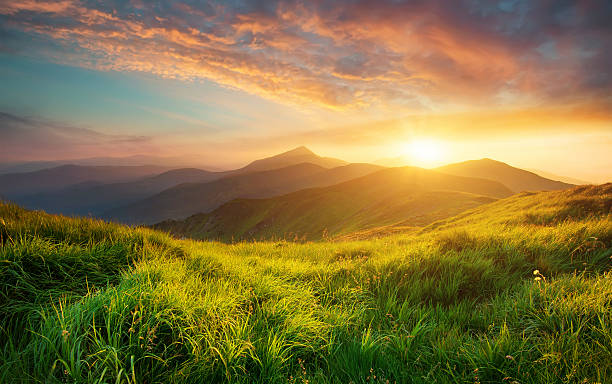
#> input picture nature.jpg, 612 x 384 px, found by its file name
$ jupyter execute dipt-5.ipynb   (older library calls are emulated)
#> lines starting #> are read from the running program, lines starting #| are printed output that depends on the picture
[cell 1]
import cv2
import numpy as np

# Load the image
image = cv2.imread("Desktop/dipt/Implementation-of-filter/nature.jpg")
#> image is the input picture: shape (384, 612, 3); mean B, G, R 66.6, 117.5, 134.5

# Create the averaging kernel
kernel = np.ones((3, 3)) / 9

# Apply the averaging filter
averaging_smoothed = cv2.filter2D(image, -1, kernel)
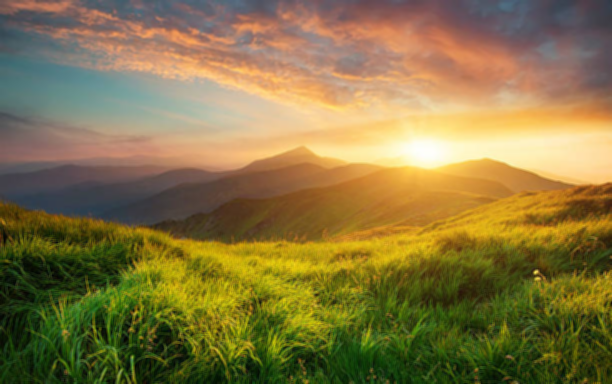
#> averaging_smoothed: shape (384, 612, 3); mean B, G, R 66.6, 117.5, 134.5

# Display the result
cv2.imshow("Averaging Smoothed", averaging_smoothed)
cv2.waitKey(0)
cv2.destroyAllWindows()

[cell 2]
import cv2
import matplotlib.pyplot as plt
import numpy as np

# Load the image
image1 = cv2.imread("Desktop/dipt/Implementation-of-filter/nature.jpg")

# Convert the image to grayscale
image2 = cv2.cvtColor(image1, cv2.COLOR_BGR2GRAY)
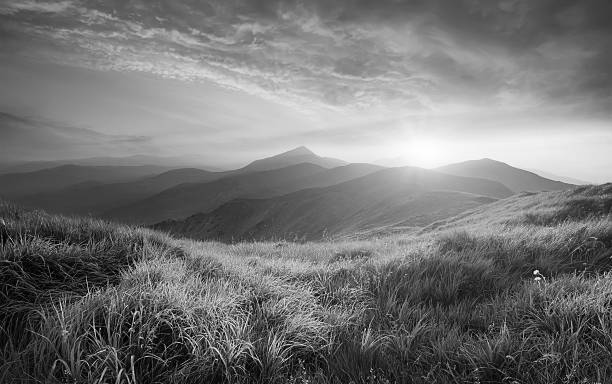
#> image2: shape (384, 612); min 0, max 254, mean 116.8

# Create the weighted averaging kernel
kernel1 = np.array([[1, 2, 1],
                    [2, 4, 2],
                    [1, 2, 1]]) / 16  # Normalized weights for better visualization

# Apply the weighted averaging filter
image3 = cv2.filter2D(image2, -1, kernel1)

# Create the figure and subplots
plt.figure(figsize=(8, 8))

# Display the original image
plt.subplot(1, 2, 1)
plt.imshow(image2, cmap='gray')
plt.title("Original Image")
plt.axis("off")

# Display the filtered image
plt.subplot(1, 2, 2)
plt.imshow(image3, cmap='gray')
plt.title("Weighted Average Filter Image")
plt.axis("off")

# Show the plot
plt.show()
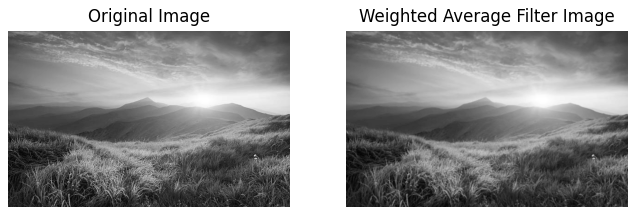
#> figure drawn by matplotlib, 2 panels

[cell 3]
import cv2
import matplotlib.pyplot as plt
import numpy as np

# Load the image
image1 = cv2.imread("Desktop/dipt/Implementation-of-filter/nature.jpg")

# Convert the image to grayscale
image2 = cv2.cvtColor(image1, cv2.COLOR_BGR2GRAY)

# Apply Gaussian blur with a kernel size of 5x5 and sigmaX (standard deviation) of 0 (calculated automatically)
gaussian_blur = cv2.GaussianBlur(image2, (5, 5), 0)

# Create the figure and subplots
plt.figure(figsize=(8, 8))

# Display the original image
plt.subplot(1, 2, 1)
plt.imshow(image2, cmap='gray')
plt.title("Original Image")
plt.axis("off")

# Display the Gaussian blurred image
plt.subplot(1, 2, 2)
plt.imshow(gaussian_blur, cmap='gray')
plt.title("Gaussian Blur")
plt.axis("off")

# Show the plot
plt.show()

[cell 4]
import cv2
import matplotlib.pyplot as plt
import numpy as np

# Load the image
image1 = cv2.imread("Desktop/dipt/Implementation-of-filter/nature.jpg")

# Convert the image to grayscale
image2 = cv2.cvtColor(image1, cv2.COLOR_BGR2GRAY)

# Apply median filter with a kernel size of 3x3
median = cv2.medianBlur(image2, 3)
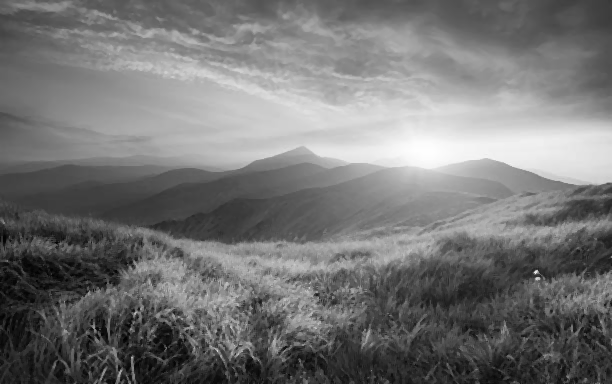
#> median: shape (384, 612); min 1, max 254, mean 116.3

# Create the figure and subplots
plt.figure(figsize=(8, 8))

# Display the original image
plt.subplot(1, 2, 1)
plt.imshow(image2, cmap='gray')
plt.title("Original Image")
plt.axis("off")

# Display the median filtered image
plt.subplot(1, 2, 2)
plt.imshow(median, cmap='gray')
plt.title("Median Filter")
plt.axis("off")

# Show the plot
plt.show()

[cell 5]
import cv2
import matplotlib.pyplot as plt
import numpy as np

# Load the image
image1 = cv2.imread("Desktop/dipt/Implementation-of-filter/nature.jpg")

# Convert the image to RGB color space
image2 = cv2.cvtColor(image1, cv2.COLOR_BGR2RGB)
#> image2: shape (384, 612, 3)

# Create the Laplacian kernel
kernel = np.array([[-1, -1, -1],
                   [-1, 8, -1],
                   [-1, -1, -1]])

# Apply the Laplacian kernel
image3 = cv2.filter2D(image2, -1, kernel)
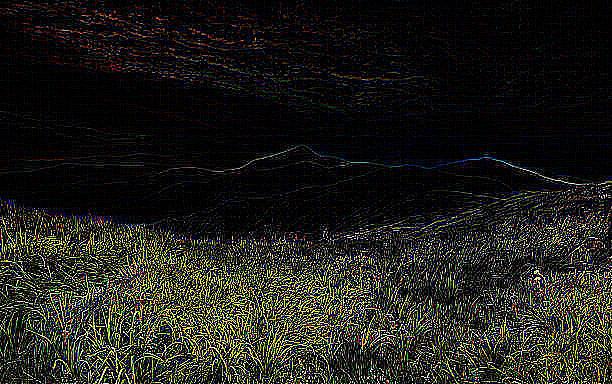
#> image3: shape (384, 612, 3); mean R, G, B 30.9, 31.1, 23.9

# Create the figure and subplots
plt.figure(figsize=(10, 8))

# Display the original image
plt.subplot(1, 2, 1)
plt.imshow(image2)
plt.title("Original Image")
plt.axis("off")

# Display the Laplacian filtered image
plt.subplot(1, 2, 2)
plt.imshow(image3)
plt.title("Laplacian Kernel")
plt.axis("off")

plt.show()

[cell 6]
import cv2
import matplotlib.pyplot as plt
import numpy as np

# Load the image
image1 = cv2.imread("Desktop/dipt/Implementation-of-filter/nature.jpg")

# Convert the image to RGB color space
image2 = cv2.cvtColor(image1, cv2.COLOR_BGR2RGB)

# Apply the Laplacian operator
laplacian = cv2.Laplacian(image2, cv2.CV_64F)  # Use CV_64F for better precision
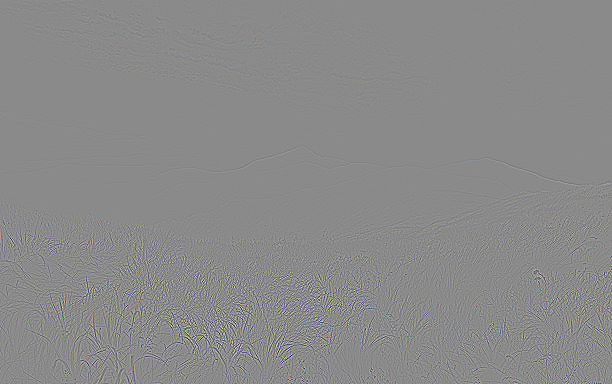
#> laplacian: shape (384, 612, 3) float64; mean R, G, B 0, 0, 0; drawn with min black and max white

# Convert the Laplacian image back to uint8 for display
laplacian = cv2.convertScaleAbs(laplacian)
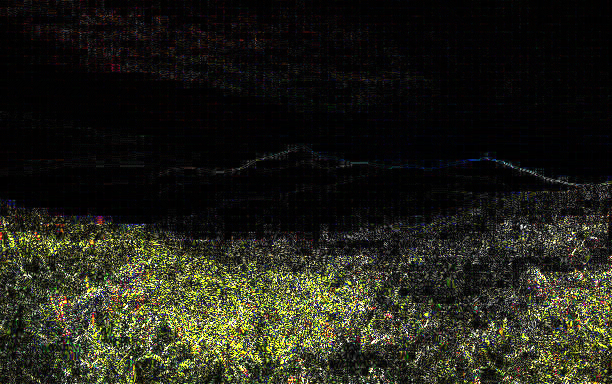
#> laplacian: shape (384, 612, 3); mean R, G, B 33.5, 34, 24.2

# Create the figure and subplots
plt.figure(figsize=(8, 8))

# Display the original image
plt.subplot(1, 2, 1)
plt.imshow(image2)
plt.title("Original Image")
plt.axis("off")

# Display the Laplacian filtered image
plt.subplot(1, 2, 2)
plt.imshow(laplacian)
plt.title("Laplacian Operator")
plt.axis("off")

plt.show()

$ run again, with image-1.png saved as nature.jpg
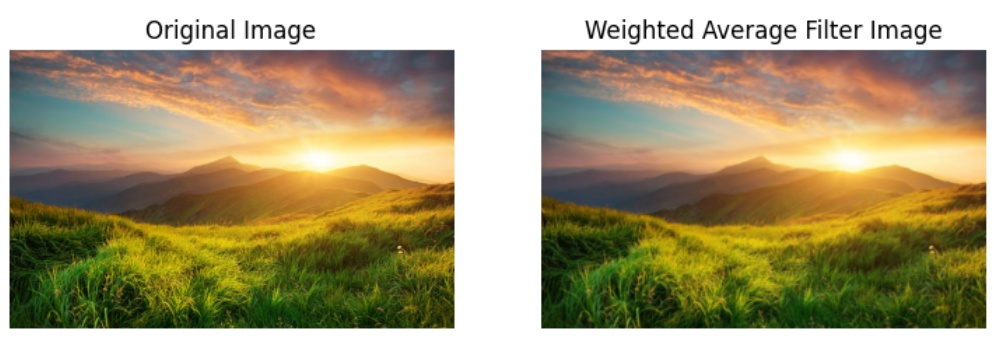
#> input picture image-1.png, 994 x 342 px, found by its file name
#> image is the input picture: shape (342, 994, 3); mean B, G, R 115.1, 152.2, 164.5
#> `image2 = cv2.cvtColor(image1, cv2.COLOR_BGR2GRAY)`:
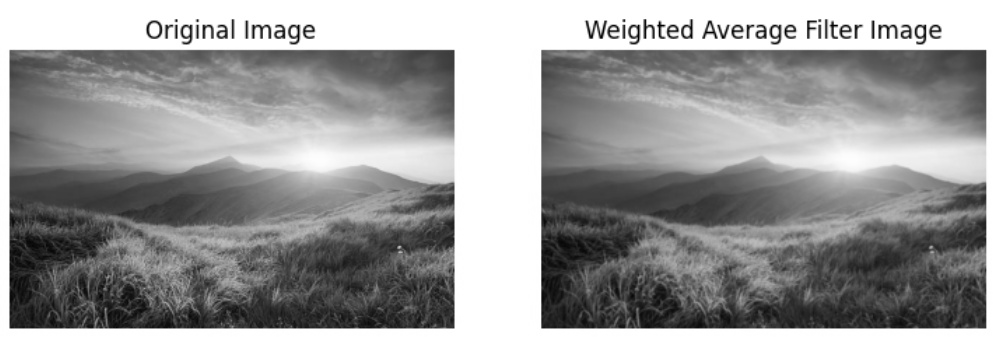
#> image2: shape (342, 994); min 0, max 255, mean 151.7
#> `laplacian = cv2.convertScaleAbs(laplacian)`:
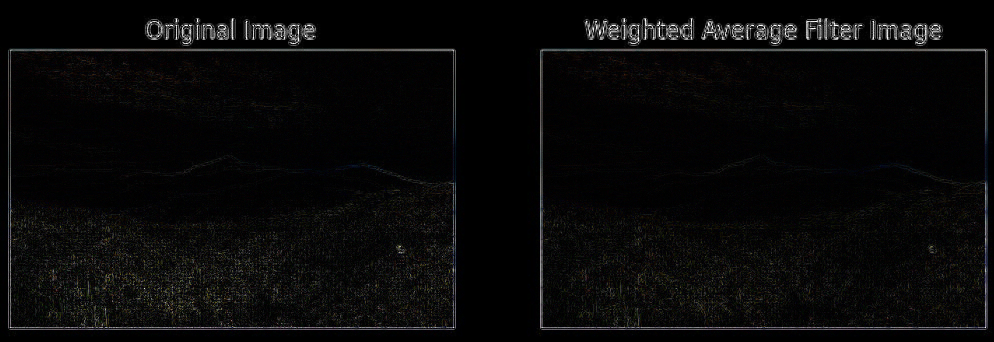
#> laplacian: shape (342, 994, 3); mean R, G, B 9.3, 9, 9
